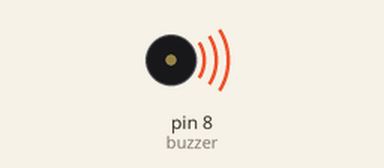
Recording of a sketch running on a simulated Arduino Uno, built with avr-gcc and run on an emulated ATmega328P. On the bench: buzzer (waves = sounding).

Above: at 0.15 s.
Timing chart, 0 to 6.3 s (numbered marks = the images above):
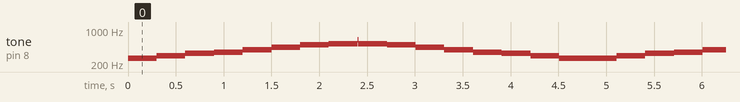

Measured:
- by itself, tone on pin 8 (buzzer): repeats every 4.8 s: 294 Hz 0.30 s, 330 Hz 0.30 s, 349 Hz 0.30 s, 392 Hz 0.30 s, 440 Hz 0.30 s, 494 Hz 0.30 s, 523 Hz 0.30 s, 627 Hz 0.01 s, 523 Hz 0.30 s, 494 Hz 0.30 s, 440 Hz 0.30 s, 392 Hz 0.30 s, 349 Hz 0.30 s, 330 Hz 0.30 s, 294 Hz 0.30 s, 262 Hz 0.60 s

The sketch:

buzzer_notas.ino
```cpp
///Notas
int DO   = 262;
int RE   = 294;
int MI   = 330;
int FA   = 349;
int SOL  = 392;
int LA   = 440;
int SI   = 494;
int DO_2 = 523;

int buzzer = 8;

int melodia[] = {
    DO, RE, MI, FA, SOL, LA, SI, DO_2
  // 0   1   2   3   4    5   6   7
  };
  int tempo[] = {
  	300,300,300,300,300,300,300,300
  // 0   1   2   3   4   5   6   7
  };

void setup()
{
  pinMode(buzzer, OUTPUT);
}

void loop(){

    for (int i=0; i<9; i++)//Ou pode ser "i + 1"
  {
    tone(buzzer, melodia[i]);
    delay(tempo[i]);
  }

    for (int i=7; i>=0; i--)//Ou pode ser "i - 1"
  {
    tone(buzzer, melodia[i]);
    delay(tempo[i]);
  }
}
```
